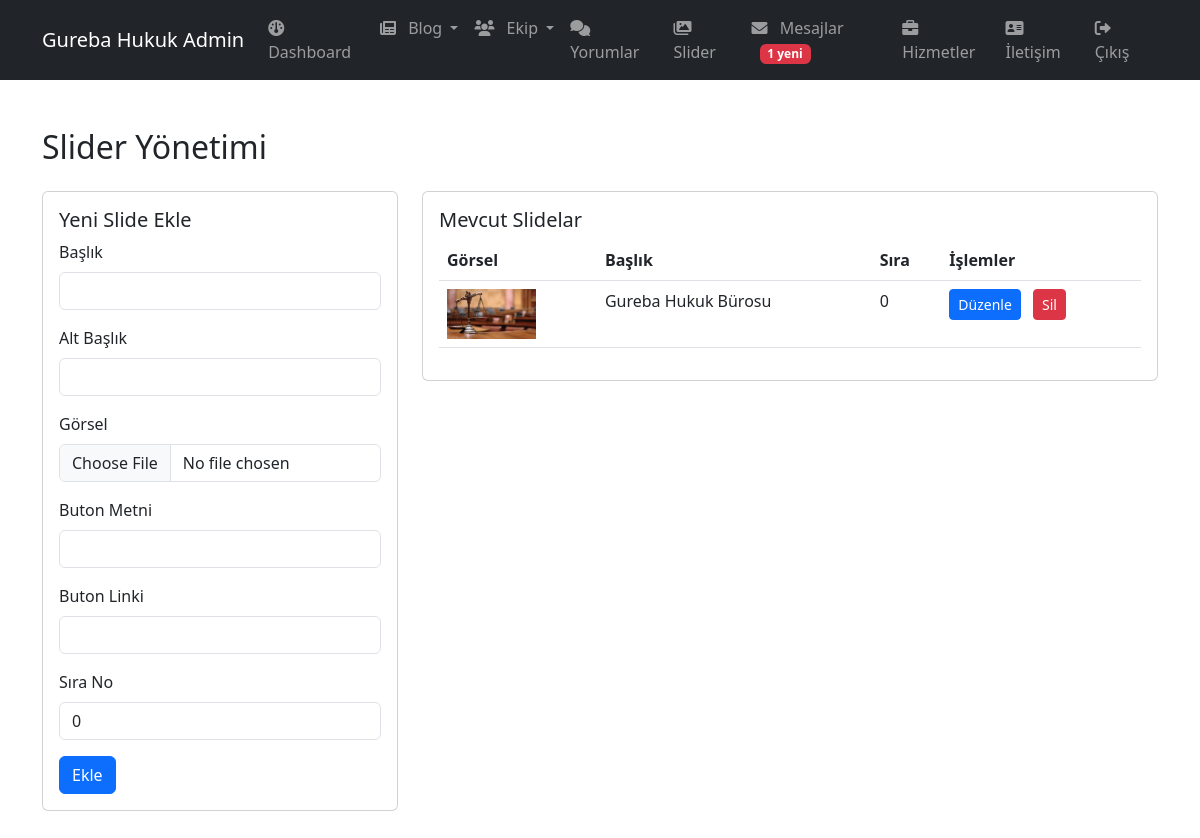
The app's page /admin/slider.php (signed in) with its own data.
### tables this page shows
CREATE TABLE IF NOT EXISTS `hero_slides` (
  `id` int NOT NULL AUTO_INCREMENT,
  `title` varchar(255) DEFAULT NULL,
  `subtitle` varchar(255) DEFAULT NULL,
  `image` varchar(255) NOT NULL,
  `button_text` varchar(100) DEFAULT NULL,
  `button_link` varchar(255) DEFAULT NULL,
  `active` tinyint(1) DEFAULT '1',
  `order_number` int DEFAULT '0',
  PRIMARY KEY (`id`)
);

### admin/slider.php (the view, shortened to what this page needs)
<?php
include '../includes/config.php';
$upload_path = '../assets/images/slider/';
$query = "SELECT * FROM hero_slides ORDER BY order_number ASC";
$slides = $conn->query($query);
?>
<!DOCTYPE html>
<html lang="tr">
<head>
    <link rel="stylesheet" href="https://cdn.jsdelivr.net/npm/bootstrap@5.3.0/dist/css/bootstrap.min.css">
    <link rel="stylesheet" href="https://cdnjs.cloudflare.com/ajax/libs/font-awesome/6.0.0/css/all.min.css">
</head>
<body>
    <?php include 'includes/admin-header.php'; ?>
    <div class="container py-5">
        <h2>Slider Yönetimi</h2>
        <div class="row mt-4">
            <div class="col-md-4">
                <div class="card">
                    <div class="card-body">
                        <h5 class="card-title">Yeni Slide Ekle</h5>
                        <form method="post" enctype="multipart/form-data">
                            <div class="mb-3">
                                <label class="form-label">Başlık</label>
                                <input type="text" name="title" class="form-control">
                            </div>
                            <div class="mb-3">
                                <label class="form-label">Alt Başlık</label>
                                <input type="text" name="subtitle" class="form-control">
                            </div>
                            <div class="mb-3">
                                <label class="form-label">Görsel</label>
                                <input type="file" name="image" class="form-control" required>
                            </div>
                            <div class="mb-3">
                                <label class="form-label">Buton Metni</label>
                                <input type="text" name="button_text" class="form-control">
                            </div>
                            <div class="mb-3">
                                <label class="form-label">Buton Linki</label>
                                <input type="text" name="button_link" class="form-control">
                            </div>
                            <div class="mb-3">
                                <label class="form-label">Sıra No</label>
                                <input type="number" name="order_number" class="form-control" value="0">
                            </div>
                            <button type="submit" name="add_slide" class="btn btn-primary">Ekle</button>
                        </form>
                    </div>
                </div>
            </div>
            <div class="col-md-8">
                <div class="card">
                    <div class="card-body">
                        <h5 class="card-title">Mevcut Slidelar</h5>
                        <div class="table-responsive">
                            <table class="table">
                                <thead>
                                    <tr>
                                        <th>Görsel</th>
                                        <th>Başlık</th>
                                        <th>Sıra</th>
                                        <th>İşlemler</th>
                                    </tr>
                                </thead>
                                <tbody>
                                    <?php while($slide = $slides->fetch_assoc()): ?>
                                    <tr>
                                        <td>
                                            <img src="<?php echo $upload_path . $slide['image']; ?>"
                                                 height="50" alt="Slider">
                                        </td>
                                        <td><?php echo $slide['title']; ?></td>
                                        <td><?php echo $slide['order_number']; ?></td>
                                        <td>
                                            <a href="edit-slider.php?id=<?php echo $slide['id']; ?>"
                                               class="btn btn-sm btn-primary me-2">Düzenle</a>
                                            <a href="?delete=<?php echo $slide['id']; ?>"
                                               class="btn btn-sm btn-danger"
                                               onclick="return confirm('Bu slideı silmek istediğinizden emin misiniz?')">
                                                Sil
                                            </a>
                                        </td>
                                    </tr>
                                    <?php endwhile; ?>
                                </tbody>
                            </table>
                        </div>
                    </div>
                </div>
            </div>
        </div>
    </div>
</body>
</html>

### records on screen
hero_slides: image (picture), title "Gureba Hukuk Bürosu", order_number "0"

### other values on screen
$unread_count "1"
